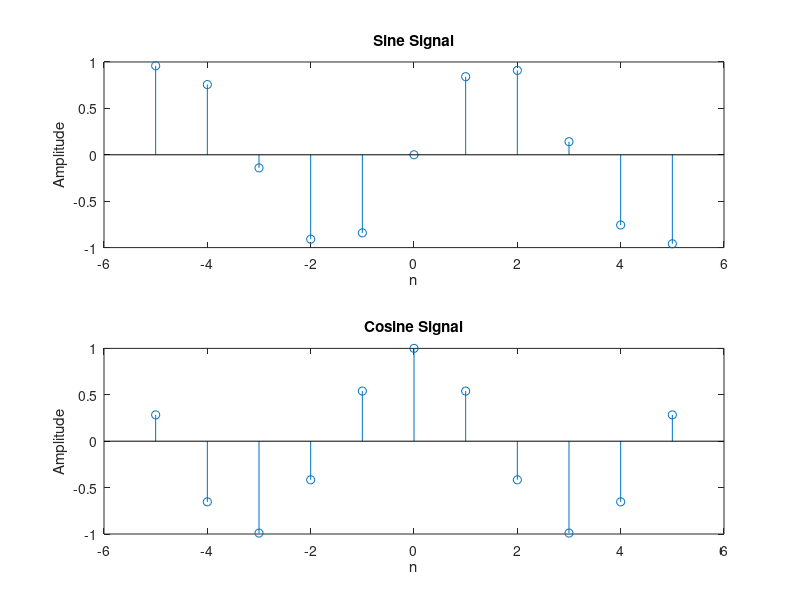

This chart was generated by the following MATLAB code:
% Digital Signal Processing for Complete Idiots-David Smith (2017)
% 1.5.1 basic singals
% 2022.9.1

n = 5;
t = -n:1:n;
% 正弦信号
subplot(2,1,1);
y = sin(t);
stem(t,y)
xlabel('n');
ylabel('Amplitude');
title('Sine Signal')

% 余弦信号
subplot(2,1,2);
y = cos(t);
stem(t,y)
xlabel('n');
ylabel('Amplitude');
title('Cosine Signal')

